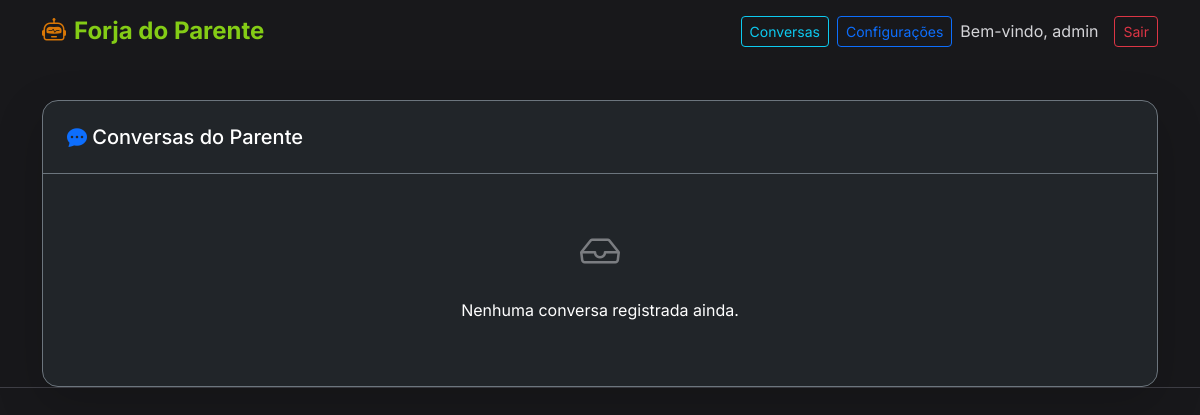
/conversations (signed in), run on an earlier commit of the app's database.
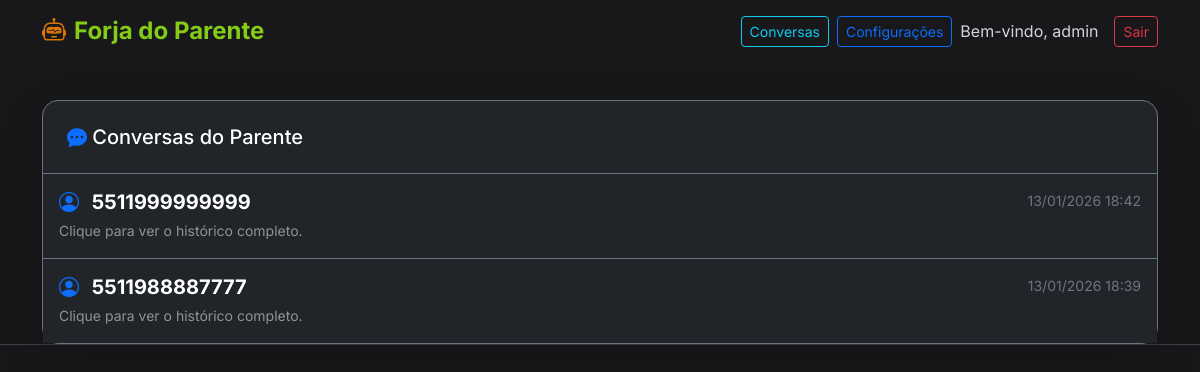
And on a later commit of the database.
### tables this page shows
CREATE TABLE conversations (
            id INTEGER PRIMARY KEY AUTOINCREMENT,
            user_id TEXT UNIQUE NOT NULL,
            last_message_at DATETIME DEFAULT CURRENT_TIMESTAMP
        );

### app/Controllers/ConversationController.php (called while the page is built, shortened)
<?php
require_once __DIR__ . '/../Core/Database.php';
class ConversationController extends Controller
{
    private $db;
    public function __construct()
    {
        $this->db = new Database();
    }
    public function index()
    {
        $conversations = $this->db->getConversations();
        $this->view('conversations/index', ['conversations' => $conversations]);
    }
}

### public/index.php (called while the page is built, shortened)
<?php
$router = new Router();
$router->get('/', 'HomeController@index');
$router->post('/', 'HomeController@index');
$router->get('/agents/create', 'AgentController@create');
$router->post('/agents/store', 'AgentController@store');
$router->get('/agents/edit', 'AgentController@edit');
$router->post('/agents/update', 'AgentController@update');
$router->post('/agents/delete', 'AgentController@delete');
$router->post('/agents/delete-file', 'AgentController@deleteFile');
$router->get('/agents/download', 'AgentController@download');
$router->get('/agents/test', 'TestController@index');
$router->post('/api/chat', 'TestController@chat');
$router->post('/api/optimize', 'AgentController@optimize');
$router->get('/settings', 'SettingsController@index');
$router->post('/settings', 'SettingsController@index');
$router->get('/conversations', 'ConversationController@index');
$router->get('/conversations/show', 'ConversationController@show');
$router->get('/api/conversations/messages', 'ConversationController@apiMessages');
$uri = $_SERVER['REQUEST_URI'];
$method = $_SERVER['REQUEST_METHOD'];
$uri = parse_url($uri, PHP_URL_PATH);
$router->dispatch($uri, $method);

### app/Core/Database.php (called while the page is built, shortened)
<?php
class Database
{
    private $pdo;
    public function __construct()
    {
        try {
            $dbFile = __DIR__ . '/../../database.sqlite';
            $this->pdo = new PDO('sqlite:' . $dbFile);
            $this->pdo->setAttribute(PDO::ATTR_ERRMODE, PDO::ERRMODE_EXCEPTION);
            $this->initDb();
        } catch (PDOException $e) {
            die("Database connection failed: " . $e->getMessage());
        }
    }
    private function initDb()
    {
        $this->pdo->exec("CREATE TABLE IF NOT EXISTS users (
            id INTEGER PRIMARY KEY AUTOINCREMENT,
            username TEXT UNIQUE NOT NULL,
            password TEXT NOT NULL,
            role TEXT DEFAULT 'user',
            created_at DATETIME DEFAULT CURRENT_TIMESTAMP
        )");
        $this->pdo->exec("CREATE TABLE IF NOT EXISTS agents (
            id INTEGER PRIMARY KEY AUTOINCREMENT,
            user_id INTEGER,
            subject TEXT,
            type TEXT,
            behaviour TEXT,
            details TEXT,
            knowledge_base TEXT,
            status TEXT DEFAULT 'development',
            created_at DATETIME DEFAULT CURRENT_TIMESTAMP,
            FOREIGN KEY (user_id) REFERENCES users(id)
        )");
        $this->pdo->exec("CREATE TABLE IF NOT EXISTS agent_documents (
            id INTEGER PRIMARY KEY AUTOINCREMENT,
            agent_id INTEGER NOT NULL,
            filename TEXT NOT NULL,
            created_at DATETIME DEFAULT CURRENT_TIMESTAMP,
            FOREIGN KEY (agent_id) REFERENCES agents(id) ON DELETE CASCADE
        )");
        $stmt = $this->pdo->prepare("SELECT COUNT(*) FROM users WHERE username = 'admin'");
        $stmt->execute();
        $this->pdo->exec("CREATE TABLE IF NOT EXISTS conversations (
            id INTEGER PRIMARY KEY AUTOINCREMENT,
            user_id TEXT UNIQUE NOT NULL,
            last_message_at DATETIME DEFAULT CURRENT_TIMESTAMP
        )");
        $this->pdo->exec("CREATE TABLE IF NOT EXISTS messages (
            id INTEGER PRIMARY KEY AUTOINCREMENT,
            conversation_id INTEGER NOT NULL,
            sender TEXT NOT NULL, -- 'user' or 'agent'
            content TEXT,
            created_at DATETIME DEFAULT CURRENT_TIMESTAMP,
            FOREIGN KEY (conversation_id) REFERENCES conversations(id) ON DELETE CASCADE
        )");
        $this->pdo->exec("CREATE TABLE IF NOT EXISTS system_settings (
            key TEXT PRIMARY KEY,
            value TEXT,
            updated_at DATETIME DEFAULT CURRENT_TIMESTAMP
        )");
    }
    public function getConversations()
    {
        $stmt = $this->pdo->query("SELECT * FROM conversations ORDER BY last_message_at DESC");
        return $stmt->fetchAll(PDO::FETCH_ASSOC);
    }
}

### app/Views/conversations/index.php (the view, shortened to what the changed rows need)
<div class="card shadow-lg bg-dark text-light border-secondary">
    <div class="card-body p-0">
        <?php if (empty($conversations)): ?>
            <div class="p-5 text-center text-muted">
                <i class="bi bi-inbox fs-1 d-block mb-3 opacity-50"></i>
                <p>Nenhuma conversa registrada ainda.</p>
            </div>
        <?php else: ?>
            <div class="list-group list-group-flush">
                <?php foreach ($conversations as $conv): ?>
                    <a href="/conversations/show?id=<?= $conv['id'] ?>" class="list-group-item list-group-item-action bg-dark text-light border-secondary p-3 hover-effect">
                        <div class="d-flex w-100 justify-content-between">
                            <h5 class="mb-1 fw-bold text-white">
                                <i class="bi bi-person-circle text-primary me-2"></i>
                                <?= htmlspecialchars($conv['user_id']) ?>
                            </h5>
                            <small class="text-secondary">
                                <?= date('d/m/Y H:i', strtotime($conv['last_message_at'])) ?>
                            </small>
                        </div>
                        <small class="text-white-50">
                            Clique para ver o histórico completo.
                        </small>
                    </a>
                <?php endforeach; ?>
            </div>
        <?php endif; ?>
    </div>
</div>
<?php
require __DIR__ . '/../layouts/main.php';
?>

What changed in the data, as far as the page shows it:
added conversations: user "5511999999999", last_message_at "13/01/2026 18:42"
added conversations: user "5511988887777", last_message_at "13/01/2026 18:39"
Also different on the page:
text no longer shown: "Nenhuma conversa registrada ainda."
